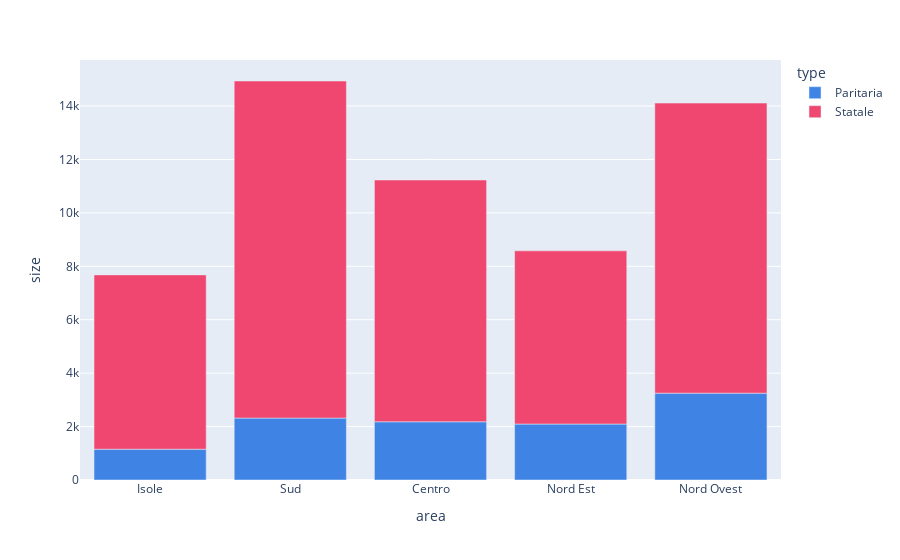

Write notebook code for a chart like this one.
### Markdown cell above
## School Type

### Number of schools per area

### Code cell
school_types_df = schools.groupby(["type", "area"], as_index=False).size()
fig = px.bar(school_types_df, x='area', y='size', color='type', color_discrete_map={'Paritaria': "#3F84E5", "Statale": "#EF476F"})
fig.update_layout( xaxis={'categoryorder':'array', 'categoryarray':frequent_names.collapsed_name,})
fig.show()

### Figure 1 — Plotly figure (JSON) as saved in the notebook; plotly's stock layout.template omitted (floating-point values rounded to 4 significant figures)
{"data": [{"alignmentgroup": "True", "hovertemplate": "type=Paritaria<br>area=%{x}<br>size=%{y}<extra></extra>", "legendgroup": "Paritaria", "marker": {"color": "#3F84E5", "pattern": {"shape": ""}}, "name": "Paritaria", "offsetgroup": "Paritaria", "orientation": "v", "showlegend": true, "textposition": "auto", "type": "bar", "x": ["Isole", "Sud", "Centro", "Nord Est", "Nord Ovest"], "xaxis": "x", "y": [1153, 2319, 2180, 2095, 3251], "yaxis": "y"}, {"alignmentgroup": "True", "hovertemplate": "type=Statale<br>area=%{x}<br>size=%{y}<extra></extra>", "legendgroup": "Statale", "marker": {"color": "#EF476F", "pattern": {"shape": ""}}, "name": "Statale", "offsetgroup": "Statale", "orientation": "v", "showlegend": true, "textposition": "auto", "type": "bar", "x": ["Isole", "Sud", "Centro", "Nord Est", "Nord Ovest"], "xaxis": "x", "y": [6525, 12618, 9051, 6483, 10859], "yaxis": "y"}], "layout": {"barmode": "relative", "legend": {"title": {"text": "type"}, "tracegroupgap": 0}, "margin": {"t": 60}, "xaxis": {"anchor": "y", "categoryarray": ["Gianni Rodari", "Gianni Rodari", "Gianni Rodari", "Gianni Rodari", "Gianni Rodari", "San Giovanni Bosco", "San Giovanni Bosco", "San Giovanni Bosco", "San Giovanni Bosco", "San Giovanni Bosco", "Don Milani", "Don Milani", "Don Milani", "Don Milani", "Don Milani", "Guglielmo Marconi", "Guglielmo Marconi", "Guglielmo Marconi", "Guglielmo Marconi", "Guglielmo Marconi", "Leonardo Da Vinci", "Leonardo Da Vinci", "Leonardo Da Vinci", "Leonardo Da Vinci", "Leonardo Da Vinci", "Papa Giovanni XXIII", "Papa Giovanni XXIII", "Papa Giovanni XXIII", "Papa Giovanni XXIII", "Papa Giovanni XXIII", "Edmondo De Amicis", "Edmondo De Amicis", "Edmondo De Amicis", "Edmondo De Amicis", "Edmondo De Amicis", "Giovanni Pascoli", "Giovanni Pascoli", "Giovanni Pascoli", "Giovanni Pascoli", "Giovanni Pascoli", "Sacro Cuore", "Sacro Cuore", "Sacro Cuore", "Sacro Cuore", "Sacro Cuore", "Enrico Fermi", "Enrico Fermi", "Enrico Fermi", "Enrico Fermi", "Enrico Fermi", "Carlo Collodi", "Carlo Collodi", "Carlo Collodi", "Carlo Collodi", "Carlo Collodi", "Galileo Galilei", "Galileo Galilei", "Galileo Galilei", "Galileo Galilei", "Galileo Galilei", "San Giuseppe", "San Giuseppe", "San Giuseppe", "San Giuseppe", "San Giuseppe", "Maria Montessori", "Maria Montessori", "Maria Montessori", "Maria Montessori", "Maria Montessori", "Dante Alighieri", "Dante Alighieri", "Dante Alighieri", "Dante Alighieri", "Dante Alighieri", "Arcobaleno", "Arcobaleno", "Arcobaleno", "Arcobaleno", "Arcobaleno", "Maria Immacolata", "Maria Immacolata", "Maria Immacolata", "Maria Immacolata", "Maria Immacolata", "Casa Circondariale", "Casa Circondariale", "Casa Circondariale", "Casa Circondariale", "Casa Circondariale", "Luigi Pirandello", "Luigi Pirandello", "Luigi Pirandello", "Luigi Pirandello", "Luigi Pirandello", "Italo Calvino", "Italo Calvino", "Italo Calvino", "Italo Calvino", "Italo Calvino"], "categoryorder": "array", "domain": [0, 1], "title": {"text": "area"}}, "yaxis": {"anchor": "x", "domain": [0, 1], "title": {"text": "size"}}}}
